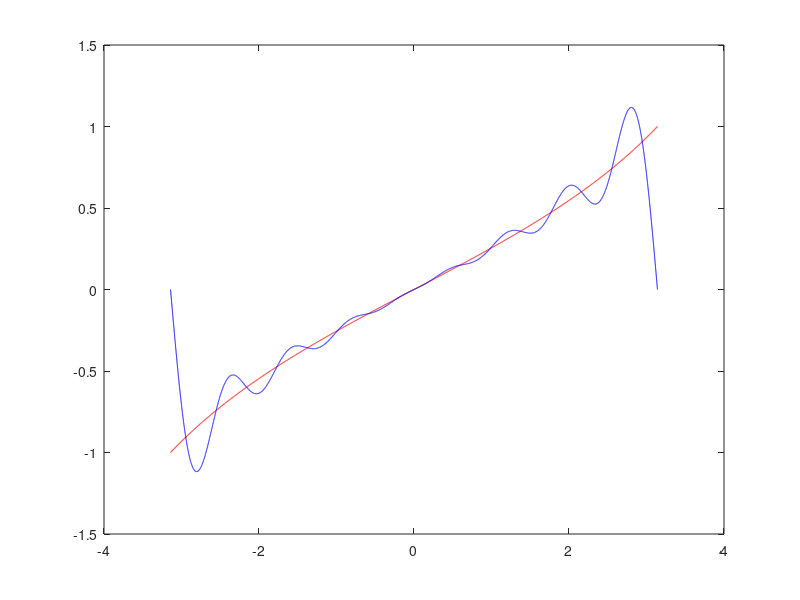

MATLAB code to generate this figure: (Note: this script raises an error after producing the figure.)
    n = 8;
    t = zeros(n);
    C = zeros(n,n);
    S = zeros(n,n);
    for i = 1:n
        t(i) = pi/16 + (i-1)*pi/8;
        for j = 1:n
            C(i,j) = cos((j-1)*t(i));
            S(i,j) = sin(j*t(i));
        end
    end
   C_trans = transpose(C);
   S_trans = transpose(S);
   
   C_ort1 = round(mtimes(C_trans, C));
   S_ort2 = round(mtimes(S_trans, S));  
   
   C_u = zeros(n);
   S_u = zeros(n);
   for k = 1:n
       cj = C(:,k);
       sj = S(:,k);
       C_u(:, k) = cj./(sum(cj.^2));
       S_u(:, k) = sj./(sum(sj.^2));
   end
   C_inv = transpose(C_u);
   S_inv = transpose(S_u);
   
   t_16 = linspace(pi/16, 15*pi/16, 8);
   t = linspace(-pi, pi, 10000);
   
   f_t16 = tan(t_16./4);
   f_t16_n = tan(-t_16./4);
   
   f_l = 0.5*(f_t16 + f_t16_n);
   f_o = 0.5*(f_t16 - f_t16_n);
   
   y_c = mtimes(C_inv, transpose(f_l));
   y_s = mtimes(S_inv, transpose(f_o));
   
   f_16 = y_c(1) + y_c(2)*cos(t) + y_c(3)*cos(2*t) + y_c(4)*cos(3*t)... 
   + y_c(5)*cos(4*t) + y_c(6)*cos(5*t) + y_c(7)*cos(6*t)... 
   + y_c(8)*cos(7*t) + y_s(1)*sin(t) + y_s(2)*sin(2*t)... 
   + y_s(3)*sin(3*t)  + y_s(4)*sin(4*t)  + y_s(5)*sin(5*t)...  
   + y_s(6)*sin(6*t)  + y_s(7)*sin(7*t) + y_s(8)*sin(8*t);

   f = tan(t./4);
   g = figure;
   plot(t, f, ' r ' , t , f_16 , 'b')
   ax = gca;
   ax.FontSize = 15;
   xlabel('x');
   ylabel('y');
   title('Plot av f og f_{16},  f = tan(t/4)');
   saveas(g,'oppgave_9_b', 'png')